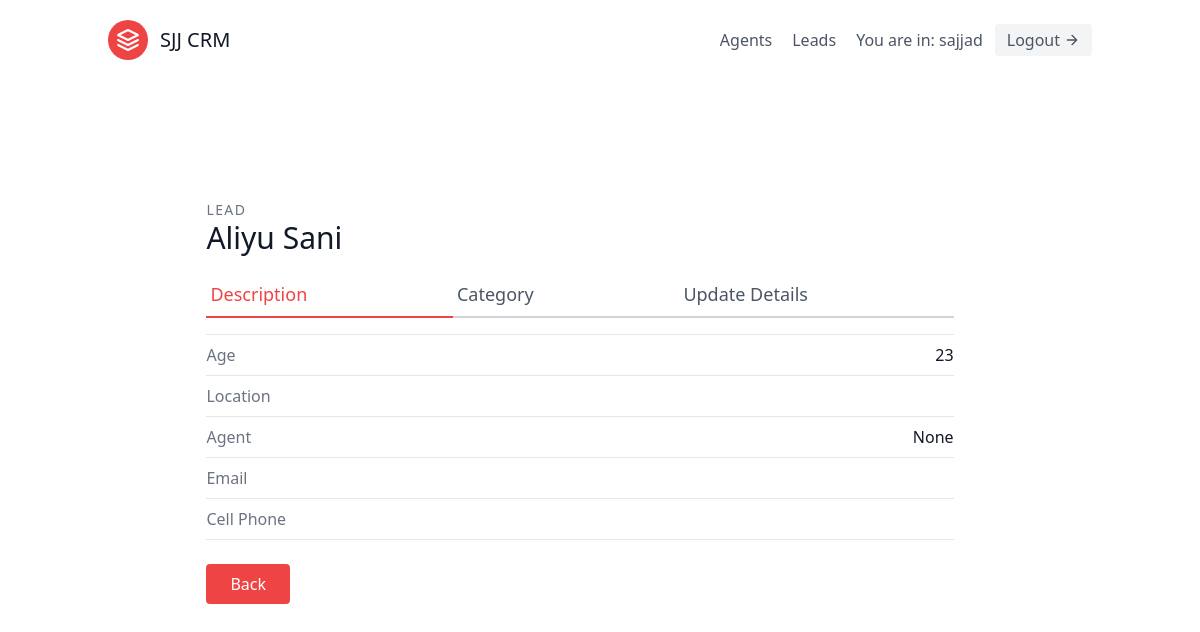
Page /leads/1/ (signed in) on the earlier database version.
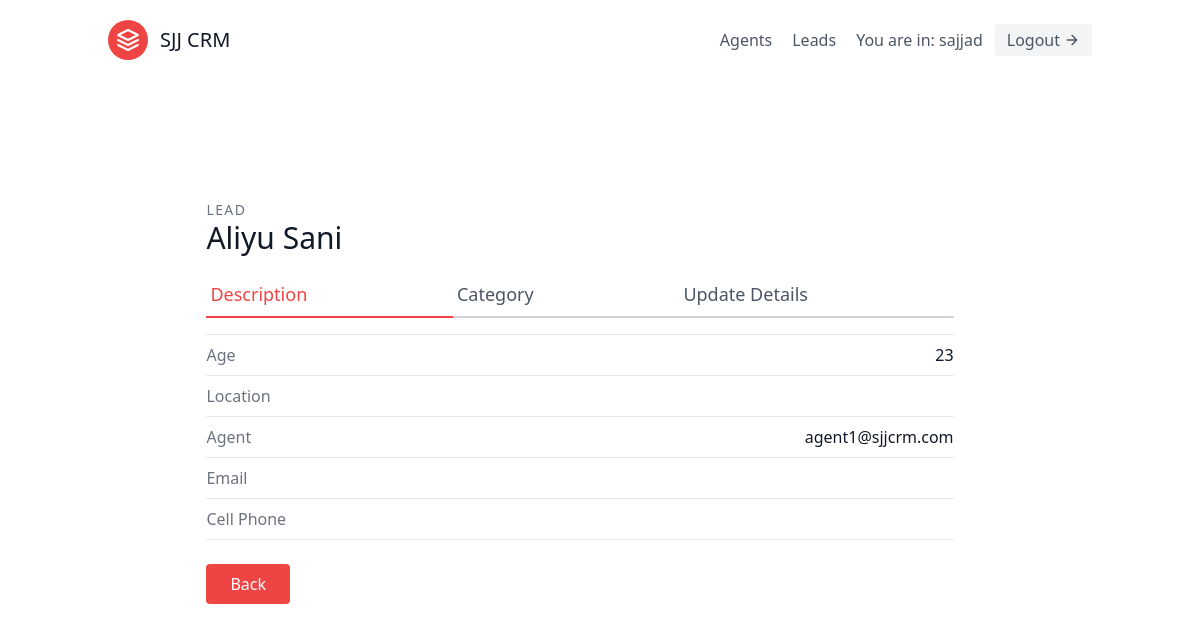
Same page on the later database version.
### leads/models.py (models this page shows, shortened)
class User(AbstractUser):
    is_organizer = models.BooleanField(default=True)
    is_agent = models.BooleanField(default=False)

class Lead(models.Model):
    first_name = models.CharField(max_length=20)
    last_name = models.CharField(max_length=20)
    age = models.IntegerField(default=0)
    organization = models.ForeignKey(UserProfile, on_delete=models.CASCADE)
    description = models.TextField()
    phone_number = models.CharField(max_length=40)
    email = models.EmailField()
    location = CountryField()
    date_added = models.DateTimeField(auto_now_add=True)
    agent = models.ForeignKey(
        "Agent", null=True, blank=True, on_delete=models.SET_NULL)
    category = models.ForeignKey(
        "Category", related_name="leads", null=True, blank=True, on_delete=models.SET_NULL)

class Agent(models.Model):
    user = models.OneToOneField(User, on_delete=models.CASCADE)
    organization = models.ForeignKey(
        UserProfile, on_delete=models.CASCADE)
    def __str__(self):
        return self.user.email

### leads/views.py (the view)
# urls.py: path('<int:pk>/', LeadDetailView.as_view(), name="lead_details"),
class LeadDetailView(LoginRequiredMixin, generic.DetailView):
    template_name = "leads/lead_detail.html"
    context_object_name = "lead"
    def get_queryset(self):
        user = self.request.user
        if user.is_organizer:
            queryset = Lead.objects.filter(organization=user.userprofile)
        else:
            queryset = Lead.objects.filter(
                organization=user.agent.organization)
            queryset = queryset.filter(agent__user=user)
        return queryset

### leads/templates/leads/lead_detail.html (shortened to what this page needs)
{% extends 'base.html' %}
{% block content %}
<section class="text-gray-600 body-font overflow-hidden">
  <div class="container px-5 py-24 mx-auto">
    <div class="lg:w-4/5 mx-auto flex flex-wrap">
      <div class="lg:w-full w-full lg:pr-10 lg:py-6 mb-6 lg:mb-0">
        <h2 class="text-sm title-font text-gray-500 tracking-widest">LEAD</h2>
        <h1 class="text-gray-900 text-3xl title-font font-medium mb-4"> {{lead.first_name}} {{lead.last_name}} </h1>
        <div class="flex mb-4">
          {% if request.user.is_organizer %}
          <a
            class="flex-grow text-red-500 border-b-2 border-red-500 py-2 text-lg px-1">Description</a>
          <a href="{% url 'leads:category_update' lead.id %}" class="flex-grow border-b-2 border-gray-300 py-2 text-lg px-1">Category</a>
          <a
            href="{% url 'leads:lead_update' lead.id %}"
            class="flex-grow border-b-2 border-gray-300 py-2 text-lg px-1"
            >Update Details</a>
          {% else %}
          <a class="flex-grow text-red-500 border-b-2 border-red-500 py-2 text-lg px-1">
            Description
          </a>
          {% endif %}
        </div>
        <div class="flex border-t border-gray-200 py-2">
          <span class="text-gray-500">Age</span>
          <span class="ml-auto text-gray-900">{{lead.age}}</span>
        </div>
        <div class="flex border-t border-gray-200 py-2">
          <span class="text-gray-500">Location</span>
        </div>
        <div class="flex border-t border-gray-200 py-2">
          <span class="text-gray-500">Agent</span>
          <span class="ml-auto text-gray-900">{{lead.agent}}</span>
        </div>
        <div class="flex border-t border-gray-200 py-2">
          <span class="text-gray-500">Email</span>
        </div>
        <div class="flex border-t border-b mb-6 border-gray-200 py-2">
          <span class="text-gray-500">Cell Phone</span>
        </div>
        <div class="flex">
          <a href='{% url 'leads:lead_list' %}' class="flex text-white bg-red-500 border-0 py-2 px-6 focus:outline-none hover:bg-red-600 rounded">
            Back
          </a>
        </div>
      </div>
    </div>
  </div>
</section>
{% endblock %}

### templates/base.html (shortened to what this page needs)
{% load static %}
<!DOCTYPE html>
<html lang="en">
  <head>
    <link rel="stylesheet" href="{% static 'css/styles.css' %}" />
    <link
      href="https://unpkg.com/tailwindcss@^2/dist/tailwind.min.css"
      rel="stylesheet"
    />
  </head>
  <body>
    <div class="max-w-7xl mx-auto">
      {% include 'components/navbar.html' %} {% block content %} {% endblock %}
    </div>
  </body>
</html>

### templates/components/navbar.html (shortened to what this page needs)
<header class="text-gray-600 body-font">
  <div
    class="
      container
      mx-auto
      flex flex-wrap
      p-5
      flex-col
      md:flex-row
      items-center
    "
  >
    <a
      href="{% url 'landing' %}"
      class="
        flex
        title-font
        font-medium
        items-center
        text-gray-900
        mb-4
        md:mb-0
      "
    >
      <svg
        xmlns="http://www.w3.org/2000/svg"
        fill="none"
        stroke="currentColor"
        stroke-linecap="round"
        stroke-linejoin="round"
        stroke-width="2"
        class="w-10 h-10 text-white p-2 bg-red-500 rounded-full"
        viewBox="0 0 24 24"
      >
        <path
          d="M12 2L2 7l10 5 10-5-10-5zM2 17l10 5 10-5M2 12l10 5 10-5"
        ></path>
      </svg>
      <span class="ml-3 text-xl">SJJ CRM</span>
    </a>
    <nav
      class="md:ml-auto flex flex-wrap items-center text-base justify-center"
    >
      {% if not request.user.is_authenticated %}
        <a href="{% url 'signup' %}" class="mr-5 hover:text-gray-900">Signup</a>
      {% else  %}
        {% if request.user.is_organizer  %}
        <a href="{% url 'agents:agent_list' %}" class="mr-5 hover:text-gray-900">Agents</a>
        {% endif %}
        <a href="{% url 'leads:lead_list' %}" class="mr-5 hover:text-gray-900">Leads</a>
      {% endif %}
    </nav>
    {% if request.user.is_authenticated %} You are in: {{request.user.username}}
    <a
      href="{% url 'logout' %} "
      class="
        ml-3
        inline-flex
        items-center
        bg-gray-100
        border-0
        py-1
        px-3
        focus:outline-none
        hover:bg-gray-200
        rounded
        text-base
        mt-4
        md:mt-0
      "
      >Logout
      <svg
        fill="none"
        stroke="currentColor"
        stroke-linecap="round"
        stroke-linejoin="round"
        stroke-width="2"
        class="w-4 h-4 ml-1"
        viewBox="0 0 24 24"
      >
        <path d="M5 12h14M12 5l7 7-7 7"></path>
      </svg>
      {% endif %}
    </a>
  </div>
</header>

### templates/scripts.html (shortened to what this page needs)
{% load static %}

Differences in the rows shown:
changed Lead "Aliyu": agent "None" → "agent1@sjjcrm.com"
